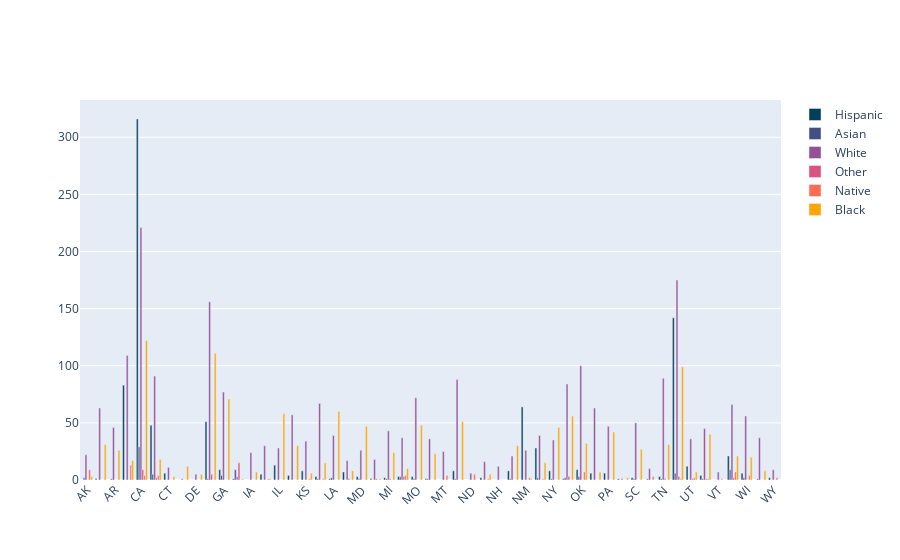

Here is the notebook cell this chart was saved with:
### Code cell
import numpy as np
import plotly.express as px
import plotly.graph_objects as go
import pandas as pd
from collections import defaultdict
from typing import (
    Dict,
    List,
    Set,
)
df = pd.read_csv('shootings_with_geocode.csv')
state_to_shooting_case = defaultdict(dict)
for _, row in df.iterrows():
    state, race = row['state'], row['race']
    state_to_shooting_case[state][race] = state_to_shooting_case[state].get(race, 0) + 1
shooting_case = []
for state, d in state_to_shooting_case.items():
    for race, count in d.items():
        shooting_case.append([state, race, count])


states = sorted(list(state_to_shooting_case.keys()))
races = set([i for [i] in df[['race']].values])
colors = ['#003f5c', '#444e86', '#955196', '#dd5182', '#ff6e54', '#ffa600']
fig = go.Figure()

for color, race in zip(colors, races):
    fig.add_trace(go.Bar(
        x=states,
        y=[state_to_shooting_case[state].get(race, 0) for state in states],
        name=race,
        marker_color=color
    ))

# Here we modify the tickangle of the xaxis, resulting in rotated labels.
fig.update_layout(barmode='group', xaxis_tickangle=-45)
fig.show()

### Figure 1 — Plotly figure (JSON) as saved in the notebook; plotly's stock layout.template omitted (floating-point values rounded to 4 significant figures)
{"data": [{"marker": {"color": "#003f5c"}, "name": "Hispanic", "type": "bar", "x": ["AK", "AL", "AR", "AZ", "CA", "CO", "CT", "DC", "DE", "FL", "GA", "HI", "IA", "ID", "IL", "IN", "KS", "KY", "LA", "MA", "MD", "ME", "MI", "MN", "MO", "MS", "MT", "NC", "ND", "NE", "NH", "NJ", "NM", "NV", "NY", "OH", "OK", "OR", "PA", "RI", "SC", "SD", "TN", "TX", "UT", "VA", "VT", "WA", "WI", "WV", "WY"], "y": [0, 1, 0, 83, 316, 48, 6, 0, 0, 51, 9, 1, 0, 5, 13, 4, 8, 3, 1, 7, 3, 1, 2, 3, 3, 1, 0, 8, 0, 2, 0, 8, 64, 28, 8, 1, 9, 6, 6, 1, 2, 0, 3, 142, 12, 4, 0, 21, 6, 0, 2]}, {"marker": {"color": "#444e86"}, "name": "Asian", "type": "bar", "x": ["AK", "AL", "AR", "AZ", "CA", "CO", "CT", "DC", "DE", "FL", "GA", "HI", "IA", "ID", "IL", "IN", "KS", "KY", "LA", "MA", "MD", "ME", "MI", "MN", "MO", "MS", "MT", "NC", "ND", "NE", "NH", "NJ", "NM", "NV", "NY", "OH", "OK", "OR", "PA", "RI", "SC", "SD", "TN", "TX", "UT", "VA", "VT", "WA", "WI", "WV", "WY"], "y": [2, 0, 1, 0, 29, 5, 0, 0, 0, 1, 4, 9, 0, 0, 0, 0, 0, 1, 2, 0, 1, 0, 1, 3, 1, 1, 0, 1, 0, 0, 0, 1, 0, 2, 1, 2, 3, 0, 0, 0, 1, 1, 1, 6, 0, 1, 0, 9, 2, 1, 0]}, {"marker": {"color": "#955196"}, "name": "White", "type": "bar", "x": ["AK", "AL", "AR", "AZ", "CA", "CO", "CT", "DC", "DE", "FL", "GA", "HI", "IA", "ID", "IL", "IN", "KS", "KY", "LA", "MA", "MD", "ME", "MI", "MN", "MO", "MS", "MT", "NC", "ND", "NE", "NH", "NJ", "NM", "NV", "NY", "OH", "OK", "OR", "PA", "RI", "SC", "SD", "TN", "TX", "UT", "VA", "VT", "WA", "WI", "WV", "WY"], "y": [22, 63, 46, 109, 221, 91, 11, 1, 5, 156, 77, 3, 24, 30, 28, 57, 34, 67, 39, 17, 26, 18, 43, 37, 72, 36, 25, 88, 6, 16, 12, 21, 26, 39, 35, 84, 100, 63, 47, 1, 50, 10, 89, 175, 36, 45, 7, 66, 56, 37, 9]}, {"marker": {"color": "#dd5182"}, "name": "Other", "type": "bar", "x": ["AK", "AL", "AR", "AZ", "CA", "CO", "CT", "DC", "DE", "FL", "GA", "HI", "IA", "ID", "IL", "IN", "KS", "KY", "LA", "MA", "MD", "ME", "MI", "MN", "MO", "MS", "MT", "NC", "ND", "NE", "NH", "NJ", "NM", "NV", "NY", "OH", "OK", "OR", "PA", "RI", "SC", "SD", "TN", "TX", "UT", "VA", "VT", "WA", "WI", "WV", "WY"], "y": [0, 0, 0, 0, 9, 2, 0, 0, 0, 5, 0, 15, 0, 0, 0, 0, 0, 0, 0, 1, 0, 1, 1, 3, 0, 0, 0, 0, 0, 0, 0, 0, 0, 0, 0, 3, 0, 0, 0, 0, 0, 0, 1, 3, 1, 1, 0, 2, 0, 0, 0]}, {"marker": {"color": "#ff6e54"}, "name": "Native", "type": "bar", "x": ["AK", "AL", "AR", "AZ", "CA", "CO", "CT", "DC", "DE", "FL", "GA", "HI", "IA", "ID", "IL", "IN", "KS", "KY", "LA", "MA", "MD", "ME", "MI", "MN", "MO", "MS", "MT", "NC", "ND", "NE", "NH", "NJ", "NM", "NV", "NY", "OH", "OK", "OR", "PA", "RI", "SC", "SD", "TN", "TX", "UT", "VA", "VT", "WA", "WI", "WV", "WY"], "y": [9, 0, 0, 13, 4, 4, 0, 0, 0, 0, 0, 0, 0, 1, 0, 0, 1, 1, 0, 0, 0, 0, 0, 4, 0, 0, 4, 0, 5, 1, 0, 0, 2, 1, 0, 0, 7, 0, 0, 0, 0, 3, 0, 1, 2, 1, 1, 7, 4, 0, 2]}, {"marker": {"color": "#ffa600"}, "name": "Black", "type": "bar", "x": ["AK", "AL", "AR", "AZ", "CA", "CO", "CT", "DC", "DE", "FL", "GA", "HI", "IA", "ID", "IL", "IN", "KS", "KY", "LA", "MA", "MD", "ME", "MI", "MN", "MO", "MS", "MT", "NC", "ND", "NE", "NH", "NJ", "NM", "NV", "NY", "OH", "OK", "OR", "PA", "RI", "SC", "SD", "TN", "TX", "UT", "VA", "VT", "WA", "WI", "WV", "WY"], "y": [3, 31, 26, 17, 122, 18, 3, 12, 5, 111, 71, 1, 7, 1, 58, 30, 6, 15, 60, 8, 47, 1, 24, 10, 48, 23, 0, 51, 0, 5, 0, 30, 1, 15, 46, 56, 32, 7, 42, 2, 27, 0, 31, 99, 7, 40, 0, 21, 20, 8, 0]}], "layout": {"barmode": "group", "xaxis": {"tickangle": -45}}}
